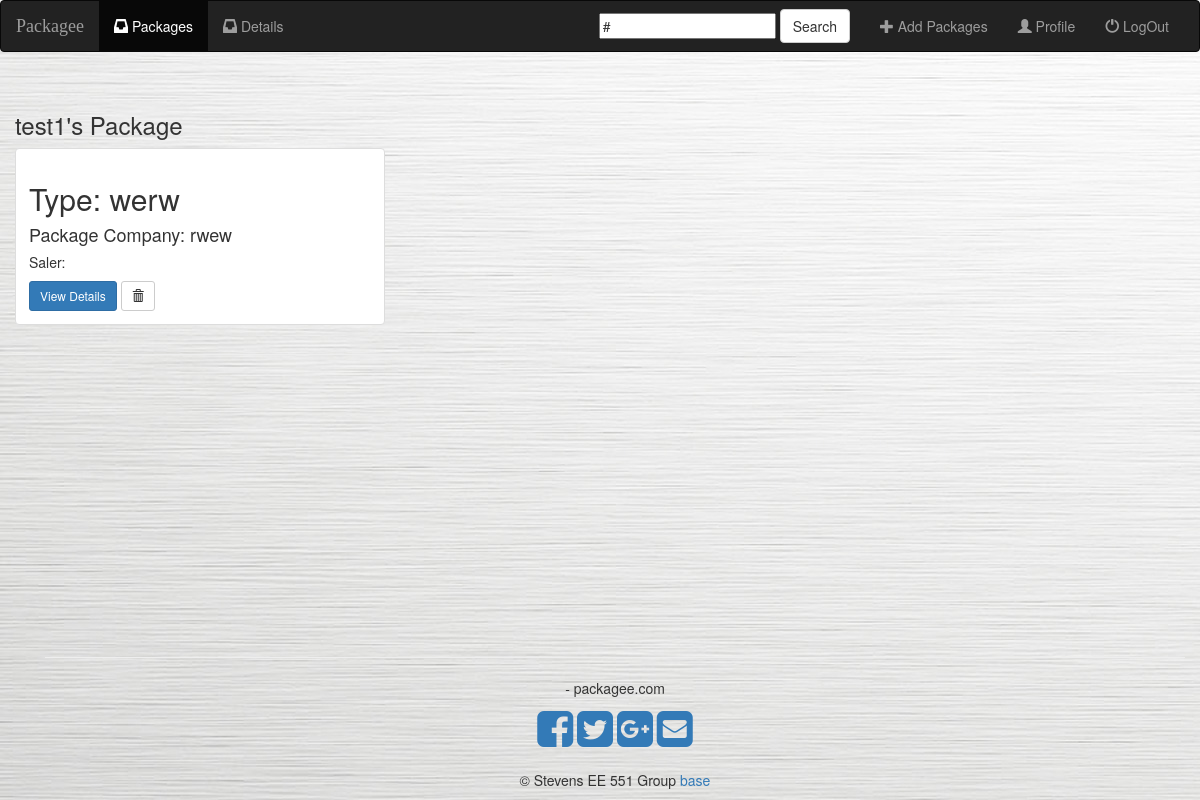
The app's page /package/index/ (signed in), older data.
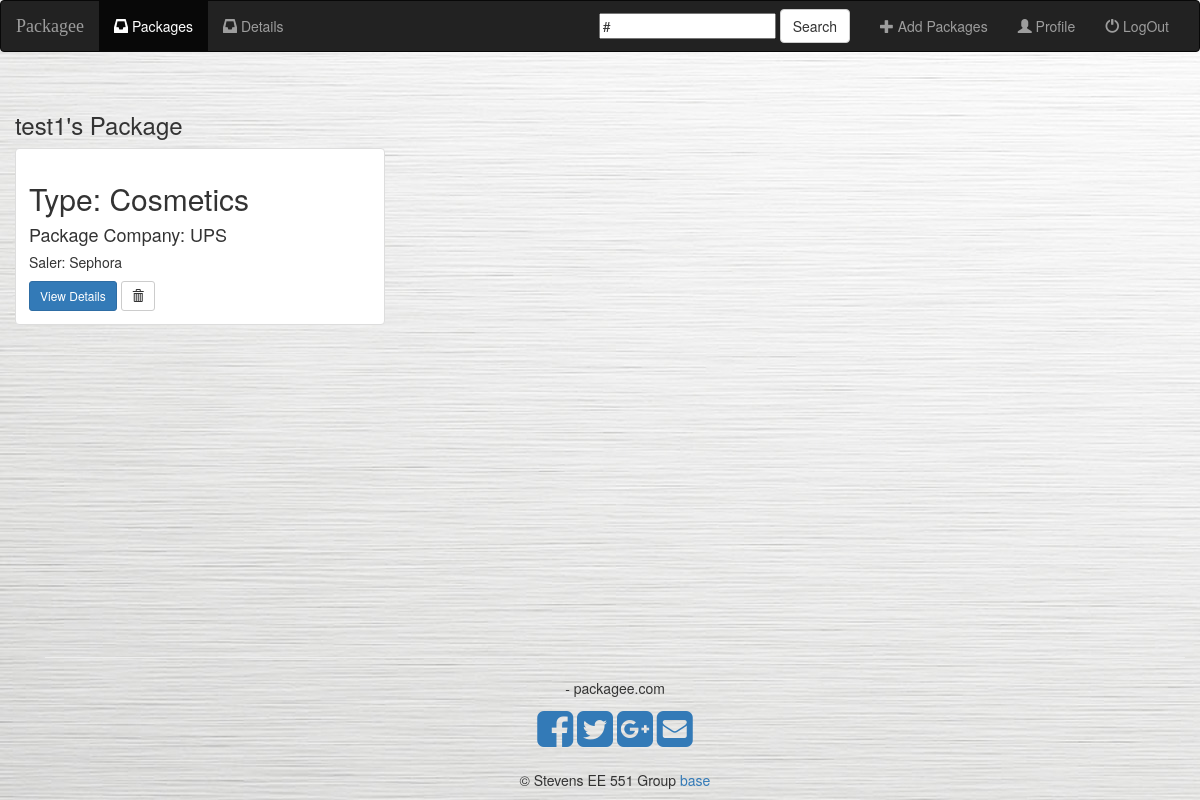
The same page, newer data.
### package/models.py (models this page shows, shortened)
class Package(models.Model):
    user = models.ForeignKey(User, on_delete=models.CASCADE, default=1)
    tracking_num = models.CharField(max_length=50)
    package_type = models.CharField(max_length=100)
    staff_company = models.CharField(max_length=50, default='')
    staff_price = models.CharField(max_length=100, default='')
    package_company = models.CharField(max_length=100)

### package/views.py (the view)
# urls.py: path('index/', views.index, name='index'),
def index(request):
    if not request.user.is_authenticated:
        return render(request, 'package/login.html')
    else:
        packages = Package.objects.filter(user=request.user)
        query = request.GET.get("q")
        if query:
            packages = packages.filter(
                Q(package_type__contains__icontains=query) |
                Q(package_company__icontains=query)
            ).distinct()
            return render(request, 'package/index.html', {
                'packages': packages,
            })
        else:
            return render(request, 'package/index.html', {'packages': packages})

### package/templates/package/index.html (shortened to what this page needs)
{% extends 'package/base.html' %}
{% block body %}
    <div class="albums-container container-fluid">
        <div class="row">
            <div class="col-sm-12">
                <h3>{{ user.username }}'s Package</h3>
            </div>
            {% if packages %}
                {% for package in packages %}
                    <div class="col-sm-4 col-lg-4">
                        <div class="thumbnail">
                            <div class="caption">
                                <h2>Type: {{ package.package_type }}</h2>
                                <h4>Package Company: {{ package.package_company }}</h4>
                                <h5>Saler: {{ package.staff_company }}</h5>
                                <a href="{% url 'package:detail' package.id %}" class="btn btn-primary btn-sm"
                                   role="button">View Details</a>
                                <form action="{% url 'package:delete_package' package.id %}" method="post"
                                      style="display: inline;">
                                    <button type="submit" class="btn btn-default btn-sm">
                                        <span class="glyphicon glyphicon-trash"></span>
                                    </button>
                                </form>
                            </div>
                        </div>
                    </div>
                {% endfor %}
            {% endif %}
        </div>
    </div>
{% endblock %}

Row changes from the older to the newer data that the page shows:
removed Package: package_type "werw", package_company "rwew"
added Package: package_type "Cosmetics", package_company "UPS", staff_company "Sephora"
